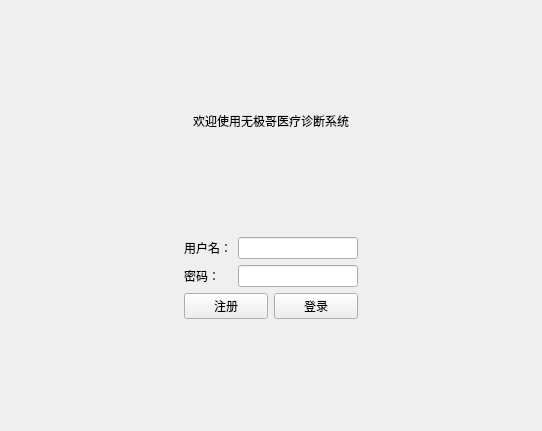
<?xml version="1.0" encoding="UTF-8"?>
<ui version="4.0">
 <class>LoginView</class>
 <widget class="QWidget" name="LoginView">
  <property name="geometry">
   <rect>
    <x>0</x>
    <y>0</y>
    <width>542</width>
    <height>431</height>
   </rect>
  </property>
  <property name="windowTitle">
   <string>登录</string>
  </property>
  <layout class="QHBoxLayout" name="horizontalLayout_3">
   <item>
    <layout class="QVBoxLayout" name="verticalLayout">
     <item>
      <spacer name="verticalSpacer">
       <property name="orientation">
        <enum>Qt::Orientation::Vertical</enum>
       </property>
       <property name="sizeHint" stdset="0">
        <size>
         <width>14</width>
         <height>77</height>
        </size>
       </property>
      </spacer>
     </item>
     <item>
      <widget class="QLabel" name="label">
       <property name="text">
        <string>欢迎使用无极哥医疗诊断系统</string>
       </property>
       <property name="alignment">
        <set>Qt::AlignmentFlag::AlignCenter</set>
       </property>
      </widget>
     </item>
     <item>
      <spacer name="verticalSpacer_4">
       <property name="orientation">
        <enum>Qt::Orientation::Vertical</enum>
       </property>
       <property name="sizeHint" stdset="0">
        <size>
         <width>515</width>
         <height>28</height>
        </size>
       </property>
      </spacer>
     </item>
     <item>
      <layout class="QHBoxLayout" name="horizontalLayout_2">
       <item>
        <spacer name="horizontalSpacer">
         <property name="orientation">
          <enum>Qt::Orientation::Horizontal</enum>
         </property>
         <property name="sizeHint" stdset="0">
          <size>
           <width>40</width>
           <height>20</height>
          </size>
         </property>
        </spacer>
       </item>
       <item>
        <layout class="QFormLayout" name="formLayout">
         <item row="0" column="0">
          <widget class="QLabel" name="label_2">
           <property name="text">
            <string>用户名：</string>
           </property>
           <property name="alignment">
            <set>Qt::AlignmentFlag::AlignCenter</set>
           </property>
          </widget>
         </item>
         <item row="0" column="1">
          <widget class="QLineEdit" name="inputUserName"/>
         </item>
         <item row="1" column="0">
          <widget class="QLabel" name="label_3">
           <property name="text">
            <string>密码：</string>
           </property>
           <property name="alignment">
            <set>Qt::AlignmentFlag::AlignCenter</set>
           </property>
          </widget>
         </item>
         <item row="1" column="1">
          <widget class="QLineEdit" name="inputPassword"/>
         </item>
         <item row="2" column="0" colspan="2">
          <layout class="QHBoxLayout" name="horizontalLayout">
           <item>
            <widget class="QPushButton" name="btSignUp">
             <property name="text">
              <string>注册</string>
             </property>
            </widget>
           </item>
           <item>
            <widget class="QPushButton" name="pushButton">
             <property name="text">
              <string>登录</string>
             </property>
            </widget>
           </item>
          </layout>
         </item>
        </layout>
       </item>
       <item>
        <spacer name="horizontalSpacer_2">
         <property name="orientation">
          <enum>Qt::Orientation::Horizontal</enum>
         </property>
         <property name="sizeHint" stdset="0">
          <size>
           <width>40</width>
           <height>20</height>
          </size>
         </property>
        </spacer>
       </item>
      </layout>
     </item>
     <item>
      <spacer name="verticalSpacer_2">
       <property name="orientation">
        <enum>Qt::Orientation::Vertical</enum>
       </property>
       <property name="sizeHint" stdset="0">
        <size>
         <width>515</width>
         <height>38</height>
        </size>
       </property>
      </spacer>
     </item>
    </layout>
   </item>
  </layout>
 </widget>
 <tabstops>
  <tabstop>btSignUp</tabstop>
  <tabstop>inputUserName</tabstop>
  <tabstop>inputPassword</tabstop>
  <tabstop>pushButton</tabstop>
 </tabstops>
 <resources/>
 <connections/>
</ui>
